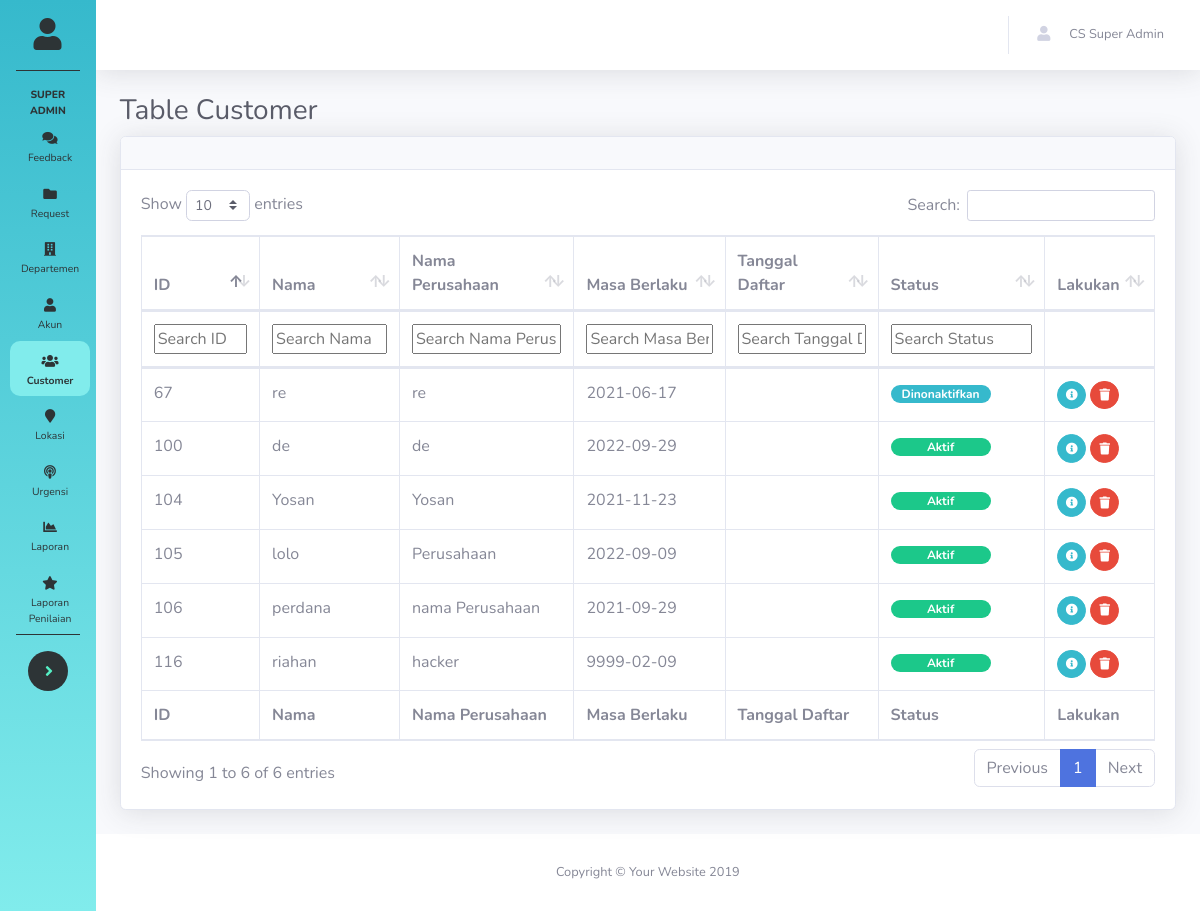
The page /Admin/list_customer.php (signed in) on the database its author committed.
### tables this page shows
CREATE TABLE `tb_customer` (
  `id_customer` int(11) NOT NULL,
  `nama_perusahaan` varchar(200) DEFAULT NULL,
  `gerai` varchar(200) DEFAULT NULL,
  `nama` text NOT NULL,
  `email` varchar(50) NOT NULL,
  `no_telp` varchar(20) NOT NULL,
  `password` text NOT NULL,
  `status` int(11) NOT NULL,
  `masa_berlaku` date NOT NULL,
  `kontrak` date DEFAULT NULL,
  `id_pass_bandara` varchar(30) NOT NULL,
  `pass_bandara` text DEFAULT NULL,
  `foto` text DEFAULT NULL,
  `tanggal_pembuatan` date DEFAULT NULL
);

### Admin/list_customer.php (the view, shortened to what this page needs)
<?php
    include 'header.php';
?>
        <div class="container-fluid">
          <h1 class="h3 mb-2 text-gray-800">Table Customer</h1>
          <div class="card shadow mb-4">
            <div class="card-header py-3">
            </div>
            <div class="card-body">
              <div class="table-responsive">
                <table class="table table-bordered" id="dataTable" width="100%" cellspacing="0">
                  <thead>
                    <tr>
                      <th>ID</th>
                      <th>Nama</th>
                      <th>Nama Perusahaan</th>
                      <th>Masa Berlaku</th>
                      <th>Tanggal Daftar</th>
                      <th>Status</th>
                      <th>Lakukan</th>
                    </tr>
                  </thead>
                  <tfoot>
                    <tr>
                      <th>ID</th>
                      <th>Nama</th>
                      <th>Nama Perusahaan</th>
                      <th>Masa Berlaku</th>
                      <th>Tanggal Daftar</th>
                      <th>Status</th>
                      <th>Lakukan</th>
                    </tr>
                  </tfoot>
                  <tbody>
                    <?php
                      $mahasiswa = mysqli_query($koneksi, "SELECT * from tb_customer ORDER BY status ASC");
                      foreach ( $mahasiswa as $row){
                          echo "<tr>
                              <td>".$row['id_customer']."</td>
                              <td>".$row['nama']."</td>
                              <td>".$row['nama_perusahaan']."</td>
                              <td>".$row['masa_berlaku']."</td>
                              <td>".$row['tanggal_pembuatan']."</td>
                              <td>
                              ";
                              if($row['status']=='0'){
                                  echo"<span class='badge badge-pill badge-warning' style='width:100px;'>Tidak Aktif</span></td>
                              ";
                              } else if($row['status']=='2'){
                                echo"<span class='badge badge-pill badge-info' style='width:100px;'>Dinonaktifkan</span></td>
                              ";
                              }else{
                                echo"<span class='badge badge-pill badge-success' style='width:100px;'>Aktif</span></td>
                              ";
                              }
                              echo"
                              <td>
                              <a href='detail_customer.php?id=".$row['id_customer']."' class='btn btn-info btn-circle btn-sm'>
                                <i class='fas fa-info-circle'></i>
                              </a> ";
                                echo "<a href='../action/delete_customer.php?id=".$row['id_customer']."' class='btn btn-danger btn-circle btn-sm' name='hapus' onclick='return";
                                echo ' confirm("Apakah ingin menghapus akun pada dengan id '.$row['id_customer'].'?")';
                                echo"'>
                                <i class='fas fa-trash'></i>
                              </a>
                              </td>
                            </tr>";
                    }
                    ?>
                  </tbody>
                </table>
              </div>
            </div>
          </div>
        </div>
      </div>
<?php include 'footer.php';
?>

### rows shown on the page
tb_customer: id_customer "100", nama "de", nama_perusahaan "de", masa_berlaku "2022-09-29", status "Aktif"
tb_customer: id_customer "104", nama "Yosan", nama_perusahaan "Yosan", masa_berlaku "2021-11-23", status "Aktif"
tb_customer: id_customer "105", nama "lolo", nama_perusahaan "Perusahaan", masa_berlaku "2022-09-09", status "Aktif"
tb_customer: id_customer "106", nama "perdana", nama_perusahaan "nama Perusahaan", masa_berlaku "2021-09-29", status "Aktif"
tb_customer: id_customer "116", nama "riahan", nama_perusahaan "hacker", masa_berlaku "9999-02-09", status "Aktif"
tb_customer: id_customer "67", nama "re", nama_perusahaan "re", masa_berlaku "2021-06-17", status "Dinonaktifkan"

### other values the page prints
$_SESSION['hak_akses'] "SUPER ADMIN"
$_SESSION['nama'] "CS Super Admin"
